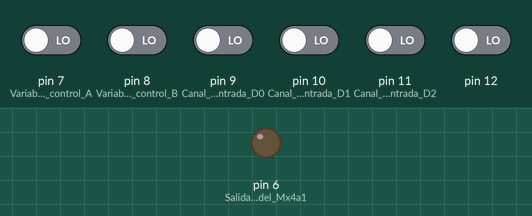
Simulated run of this sketch. Board: Arduino Uno, built with avr-gcc and run on an emulated ATmega328P. On the bench: output pins drawn as LEDs (lit = HIGH). Inputs (shaded band) come from the test bench; at power-on: pin 7 (Variable_de_control_A), pin 8 (Variable_de_control_B), pin 9 (Canal_de_entrada_D0), pin 10 (Canal_de_entrada_D1), pin 11 (Canal_de_entrada_D2), pin 12 LOW.

Above: at 1.2 s.
1.3 s: pin 9 (Canal_de_entrada_D0) driven HIGH
At 1.7 s:
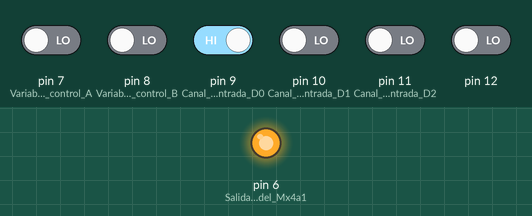
2.8 s: pin 9 (Canal_de_entrada_D0) driven LOW
At 4.0 s:
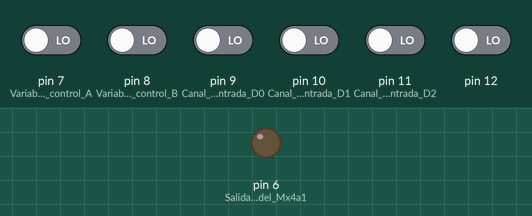
Timing chart, 0 to 5.8 s (numbered marks = the images above; inputs shaded):
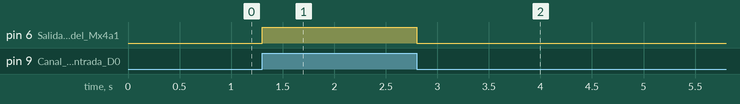

The sketch:

MX4A1.ino
```cpp
//Autor:Dario Jorge Iglesias
boolean A,B,D0,D1,D2,D3,Y;
void setup(){
pinMode(6,OUTPUT);//Salida Y del Mx4a1
pinMode(7,INPUT);//Variable de control A
pinMode(8,INPUT);//Variable de control B
pinMode(9,INPUT);  //Canal de entrada D0
pinMode(10,INPUT); //Canal de entrada D1
pinMode(11,INPUT); //Canal de entrada D2
pinMode(12,INPUT);}//Canal de entrada D3
void loop()
{
  D0=digitalRead(9); //Leemos canal 0
  D1=digitalRead(10);//leemos canal 1
  D2=digitalRead(11);//leemos canal 2
  D3=digitalRead(12);//leemos canal 3
  A=digitalRead(7);//Leemos variable de control A
  B=digitalRead(8);//Leemos variable de control B
  Y=(!B&!A&D0)|(!B&A&D1)|(B&!A&D2)|(B&A&D3);//4MX1
  digitalWrite(6,Y);//Direcciona Dato según A y B
}
```

Measured:
- after the input at 1.3 s, pin 6 (Salida_Y_del_Mx4a1): LOW → HIGH at once
- after the input at 2.8 s, pin 6 (Salida_Y_del_Mx4a1): HIGH → LOW at once
